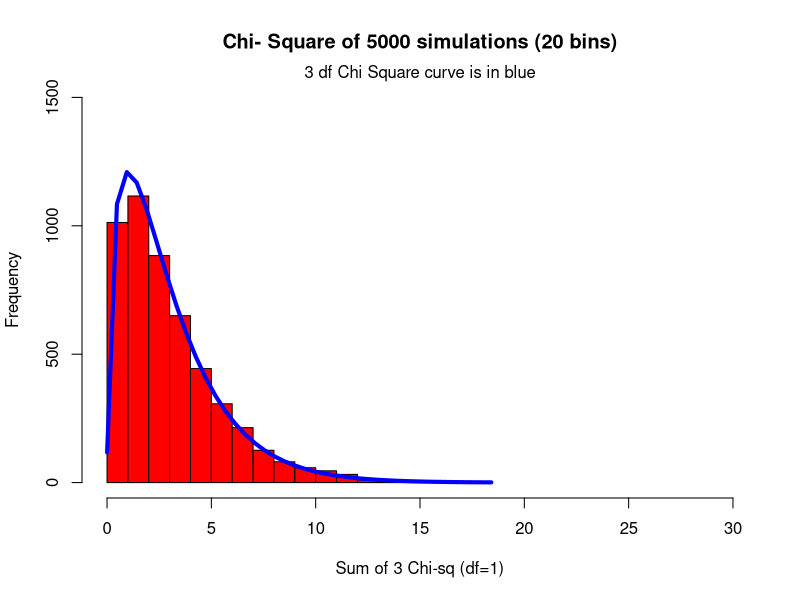

Source code (R):
#Question 7
#Generating 5000 simulation of 1 df of Chi Squared distribution
#--we choose ncp as Zero
ch1  <-  rchisq(5000,  1,  ncp  =  0)
ch2  <-  rchisq(5000,  1,  ncp  =  0)
ch3  <-  rchisq(5000,  1,  ncp  =  0)

# I have used the following link for the plot generation
#  --  http://www.statmethods.net/graphs/density.html
ch_total  <-  ch1  +  ch2  +  ch3
h  <-  hist(ch_total,  breaks  =  20,  col  =  "red",
            xlim =  c(0, 30),  ylim =  c(0, 1500),  xlab  =  "Sum of 3 Chi-sq (df=1)", 
            main  =  "Chi- Square of 5000 simulations (20 bins)") 

"The curve for chi Square values)" 
#Drawing the density curve for Chi-Sq (df=3)
ch_d3  <-  rchisq(5000,  3, ncp  =  0)
# add a density estimate with defaults
xfit  <-  seq(min(ch_d3),  max(ch_d3),  length  =  40) 
yfit  <-  dchisq(xfit,  3) 
yfit  <-  yfit  *  diff(h$mids[1:2])  *  length(ch_d3) 
lines(xfit,  yfit,  col  =  "blue",  lwd  =  4)
mtext("3 df Chi Square curve is in blue")




